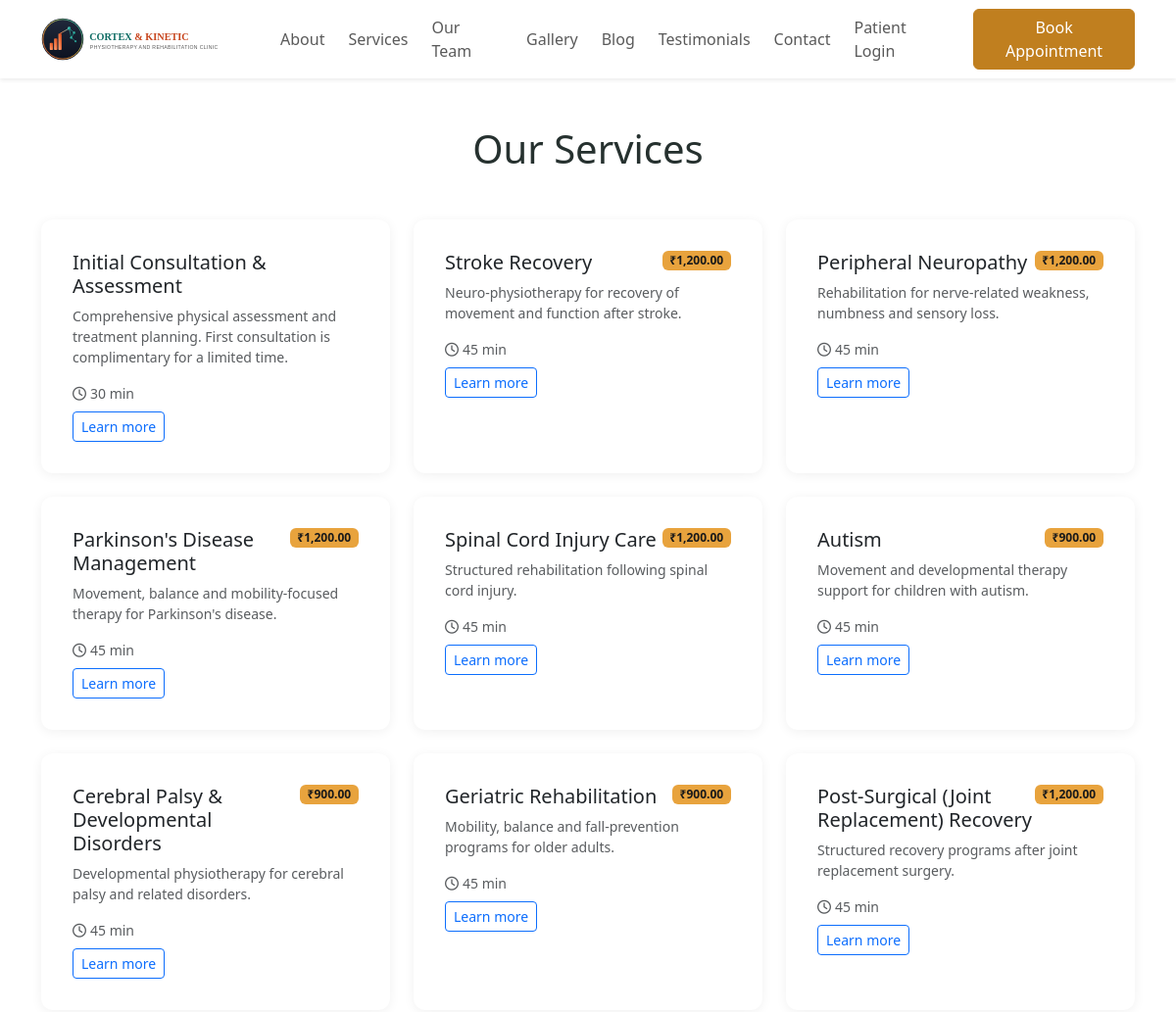
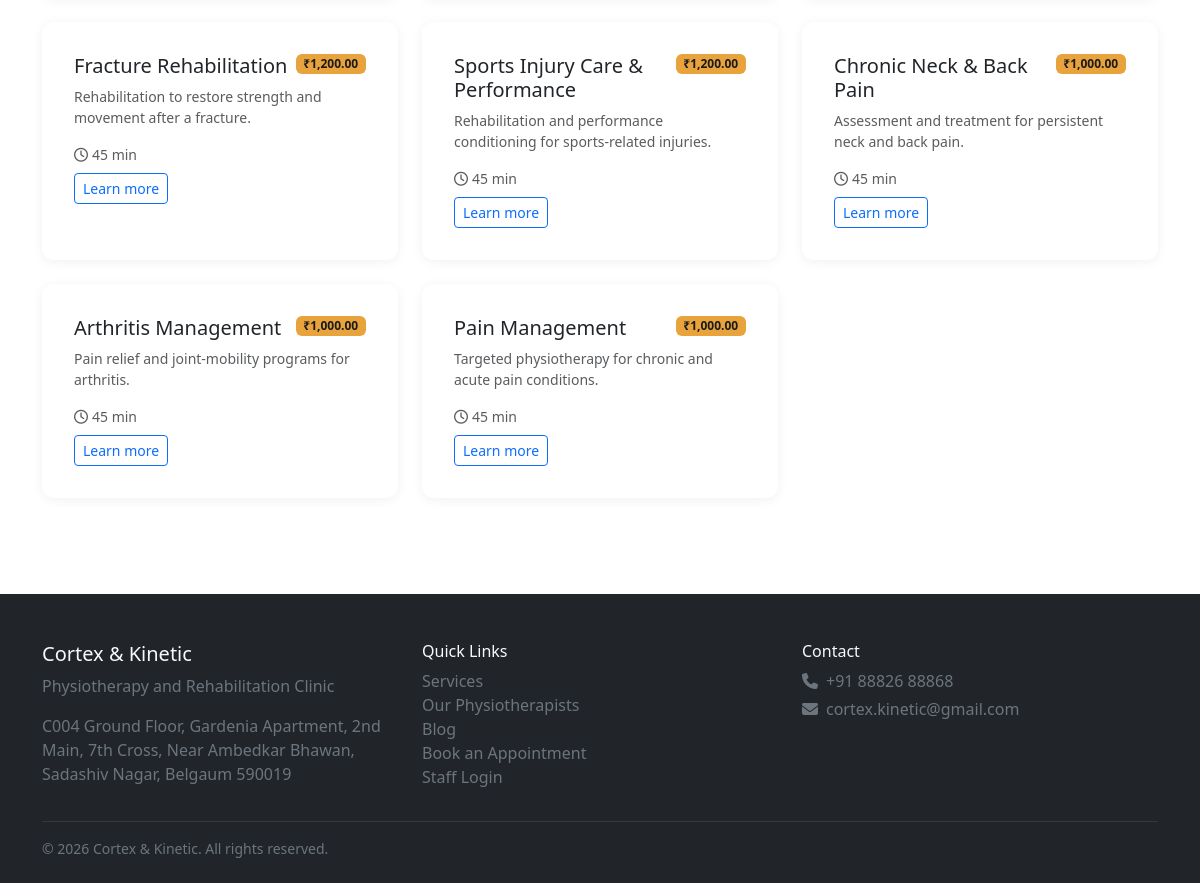
/services, run on the app's committed database (2 pictures, top to bottom).
### tables this page shows
CREATE TABLE services (
    id INT UNSIGNED NOT NULL AUTO_INCREMENT,
    name VARCHAR(150) NOT NULL,
    slug VARCHAR(170) NOT NULL,
    category VARCHAR(100) NULL,
    short_description VARCHAR(500) NULL,
    description TEXT NULL,
    fee DECIMAL(10,2) NOT NULL DEFAULT 0,
    gst_rate DECIMAL(5,2) NOT NULL DEFAULT 0,
    duration_minutes INT UNSIGNED NOT NULL DEFAULT 45,
    image VARCHAR(255) NULL,
    display_order INT NOT NULL DEFAULT 0,
    is_active TINYINT(1) NOT NULL DEFAULT 1,
    created_at DATETIME NOT NULL DEFAULT CURRENT_TIMESTAMP,
    updated_at DATETIME NOT NULL DEFAULT CURRENT_TIMESTAMP ON UPDATE CURRENT_TIMESTAMP,
    PRIMARY KEY (id),
    UNIQUE KEY uq_service_slug (slug)
);

### app/Controllers/Public/ServiceController.php (called while the page is built, shortened)
<?php
final class ServiceController extends Controller
{
    public function index(): void
    {
        $this->view('public.services.index', [
            'services' => Service::activeOrdered(),
            'settings' => Setting::allAsMap(),
            'page_title' => 'Our Services',
        ], 'layouts.public');
    }
}

### public/index.php (called while the page is built, shortened)
<?php
$router = require dirname(__DIR__) . '/routes/web.php';
$request = new Request();
$router->dispatch($request);

### app/Core/Database.php (called while the page is built, shortened)
<?php
final class Database
{
    private static ?PDO $connection = null;
    private static string $driver = 'mysql';
    public static function connect(array $config): PDO
    {
        self::$driver = $config['driver'] ?? 'mysql';
        try {
            if (self::$driver === 'sqlite') {
                $path = $config['database'] ?? ':memory:';
                $pdo = new PDO('sqlite:' . $path);
                $pdo->exec('PRAGMA foreign_keys = ON');
            } else {
                $dsn = sprintf(
                    'mysql:host=%s;port=%d;dbname=%s;charset=utf8mb4',
                    $config['host'],
                    (int) $config['port'],
                    $config['database']
                );
                $pdo = new PDO($dsn, $config['username'], $config['password'], [
                    PDO::ATTR_ERRMODE => PDO::ERRMODE_EXCEPTION,
                    PDO::ATTR_DEFAULT_FETCH_MODE => PDO::FETCH_ASSOC,
                    PDO::ATTR_EMULATE_PREPARES => false,
                    PDO::MYSQL_ATTR_INIT_COMMAND => "SET NAMES utf8mb4, sql_mode='STRICT_ALL_TABLES,NO_ENGINE_SUBSTITUTION'",
                ]);
            }
            $pdo->setAttribute(PDO::ATTR_ERRMODE, PDO::ERRMODE_EXCEPTION);
            $pdo->setAttribute(PDO::ATTR_DEFAULT_FETCH_MODE, PDO::FETCH_ASSOC);
        } catch (PDOException $e) {
            Logger::error('Database connection failed: ' . $e->getMessage());
            throw new RuntimeException('Database connection failed. Please check server logs.');
        }
        self::$connection = $pdo;
        return $pdo;
    }
    public static function pdo(): PDO
    {
        return self::$connection;
    }
    public static function query(string $sql, array $params = []): PDOStatement
    {
        $stmt = self::pdo()->prepare($sql);
        $stmt->execute($params);
        return $stmt;
    }
    public static function fetchAll(string $sql, array $params = []): array
    {
        return self::query($sql, $params)->fetchAll();
    }
}

### app/Models/Service.php (called while the page is built, shortened)
<?php
final class Service extends Model
{
    public static function activeOrdered(): array
    {
        return Database::fetchAll('SELECT * FROM services WHERE is_active = 1 ORDER BY display_order, name');
    }
}

### app/Views/public/services/index.php (the view, shortened to what this page needs)
<section class="py-5">
  <div class="container">
    <h1 class="text-center mb-5">Our Services</h1>
    <div class="row g-4">
      <?php foreach ($services as $service): ?>
      <div class="col-md-4">
        <div class="card service-card p-3">
          <div class="card-body">
            <div class="d-flex justify-content-between align-items-start mb-2">
              <h5 class="card-title mb-0"><?= View::e($service['name']) ?></h5>
              <?php if ((float) $service['fee'] > 0): ?>
              <span class="badge badge-fee">&#8377;<?= View::money($service['fee']) ?></span>
              <?php endif; ?>
            </div>
            <p class="card-text text-muted small"><?= View::e($service['short_description']) ?></p>
            <p class="text-muted small mb-2"><i class="fa-regular fa-clock me-1"></i><?= View::e($service['duration_minutes']) ?> min</p>
            <a href="/services/<?= View::e($service['slug']) ?>" class="btn btn-sm btn-outline-primary">Learn more</a>
          </div>
        </div>
      </div>
      <?php endforeach; ?>
    </div>
  </div>
</section>

### app/Core/Router.php (shortened to what this page needs)
<?php
final class Router
{
    private array $routes = [];
    private function add(string $method, string $pattern, mixed $handler, array $middleware): void
    {
        $paramNames = [];
        $regex = preg_replace_callback('#\{([a-zA-Z_][a-zA-Z0-9_]*)\}#', function ($m) use (&$paramNames) {
            $paramNames[] = $m[1];
            return '([^/]+)';
        }, $pattern);
        $regex = '#^' . $regex . '$#';
        $this->routes[] = [
            'method' => $method,
            'pattern' => $pattern,
            'regex' => $regex,
            'params' => $paramNames,
            'handler' => $handler,
            'middleware' => $middleware,
        ];
    }
    public function dispatch(Request $request): void
    {
        $path = $request->path();
        foreach ($this->routes as $route) {
            if (!preg_match($route['regex'], $path, $matches)) {
                continue;
            }
            array_shift($matches);
            $params = array_combine($route['params'], $matches);
            $this->call($route['handler'], $params, $request);
            return;
        }
    }
    private function call(mixed $handler, array $params, Request $request): void
    {
        if (is_array($handler) && count($handler) === 2) {
            [$class, $methodName] = $handler;
            $controller = new $class();
            $this->invokeWithResolvedArgs([$controller, $methodName], $params, $request);
            return;
        }
        throw new \RuntimeException('Invalid route handler.');
    }
    private function invokeWithResolvedArgs(callable $callable, array $params, Request $request): void
    {
        $args = [];
        $callable(...$args);
    }
}

### public/assets/css/site.css (style rules this page uses)
:root { --pw-primary: #c07f1f; --pw-primary-dark: #8a5a12; --pw-dark: #2b2b2b; --pw-accent: #e8a33d; --pw-bg-soft: #f7f5f1; }
body { font-family: 'Segoe UI', Roboto, Arial, sans-serif; color: #26312f; }
.service-card, .team-card, .blog-card { border: none; border-radius: 0.75rem; box-shadow: 0 2px 12px rgba(0,0,0,0.06); transition: transform .15s ease, box-shadow .15s ease; height: 100%; }
.badge-fee { background-color: var(--pw-accent); color: #1a1a1a; }

### data on the page
services: name "Initial Consultation & Assessment", short_description "Comprehensive physical assessment and treatment planning. First consultation is complimentary for a limited time.", duration_minutes "30"
services: name "Stroke Recovery", fee "1,200.00", short_description "Neuro-physiotherapy for recovery of movement and function after stroke.", duration_minutes "45"
services: name "Peripheral Neuropathy", fee "1,200.00", short_description "Rehabilitation for nerve-related weakness, numbness and sensory loss.", duration_minutes "45"
services: name "Parkinson's Disease Management", fee "1,200.00", short_description "Movement, balance and mobility-focused therapy for Parkinson's disease.", duration_minutes "45"
services: name "Spinal Cord Injury Care", fee "1,200.00", short_description "Structured rehabilitation following spinal cord injury.", duration_minutes "45"
services: name "Autism", fee "900.00", short_description "Movement and developmental therapy support for children with autism.", duration_minutes "45"
services: name "Cerebral Palsy & Developmental Disorders", fee "900.00", short_description "Developmental physiotherapy for cerebral palsy and related disorders.", duration_minutes "45"
services: name "Geriatric Rehabilitation", fee "900.00", short_description "Mobility, balance and fall-prevention programs for older adults.", duration_minutes "45"
services: name "Post-Surgical (Joint Replacement) Recovery", fee "1,200.00", short_description "Structured recovery programs after joint replacement surgery.", duration_minutes "45"
services: name "Fracture Rehabilitation", fee "1,200.00", short_description "Rehabilitation to restore strength and movement after a fracture.", duration_minutes "45"
services: name "Sports Injury Care & Performance", fee "1,200.00", short_description "Rehabilitation and performance conditioning for sports-related injuries.", duration_minutes "45"
services: name "Chronic Neck & Back Pain", fee "1,000.00", short_description "Assessment and treatment for persistent neck and back pain.", duration_minutes "45"
services: name "Arthritis Management", fee "1,000.00", short_description "Pain relief and joint-mobility programs for arthritis.", duration_minutes "45"
services: name "Pain Management", fee "1,000.00", short_description "Targeted physiotherapy for chronic and acute pain conditions.", duration_minutes "45"
